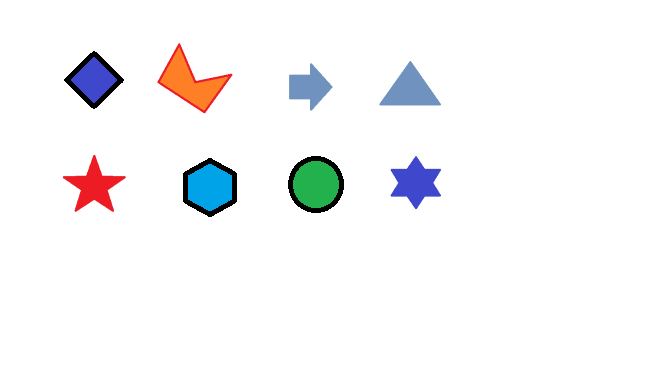
#> input picture images/shapes2.png, 666 x 375 px
$ python imp_14_2_shapeDetect.py
#> lines starting #> are read from the running program, lines starting #| are printed output that depends on the picture; after the words box and inside, x2 and y2 are one past the last pixel; in counts of white or black regions, pixels touching at a corner belong together
# 도형 이름 맞추기

import cv2
import math
import sys
import numpy as np

# 사각형을 그리고 결과를 출력하는 함수
def setLabel(img, pts, label):
    # 사각형 좌표 받아오기
    (x, y, w, h) = cv2.boundingRect(pts)
    pt1 = (x, y)
    pt2 = (x + w, y + h)
    cv2.rectangle(img, pt1, pt2, (0, 0, 255), 1)
    cv2.putText(img, label, pt1, cv2.FONT_HERSHEY_PLAIN, 1, (0, 0, 0))

# 두 벡터 사이의 각도 구하기
# x축과 이루는 각도의 차이를 이용함(방향에 주의)
def calcAngle2V(a, b):
    ang_1 = np.arctan2(*a[::-1])
    ang_2 = np.arctan2(*b[::-1])
    ang = np.rad2deg((ang_1 - ang_2) % (2*np.pi))
    return ang
def calcAngle3P(a, b, c):
    ba = a - b
    bc = c - b
    return calcAngle2V(bc[0], ba[0])

# 외적(cross product)의 크기는 |a||b|sin(theta),
# 내적(inner produc)는 |a||b|cos(theta)를 이용하여 각도계산
# 각도의 방향은 오른손 법칙을 따름
def calcAngle2(a, b):
    dot = np.dot(a, b)
    cross = np.cross(a, b)
    angle = np.arctan2(cross, dot)
    return np.rad2deg(angle % (2*np.pi))

# 세 점 사이의 각도 구하기
def calcAngle3(a, b, c):
    ba = a - b
    bc = c - b
    return calcAngle2(ba[0], bc[0])


img = cv2.imread('images/shapes2.png', cv2.IMREAD_COLOR)
#> img is the input picture: shape (375, 666, 3); mean B, G, R 247, 246, 245.9

if img is None:
    print('Image load failed!')
    sys.exit()

cv2.imshow('Source', img)

# 그레이스케일 영상으로 변환
gray = cv2.cvtColor(img, cv2.COLOR_BGR2GRAY)
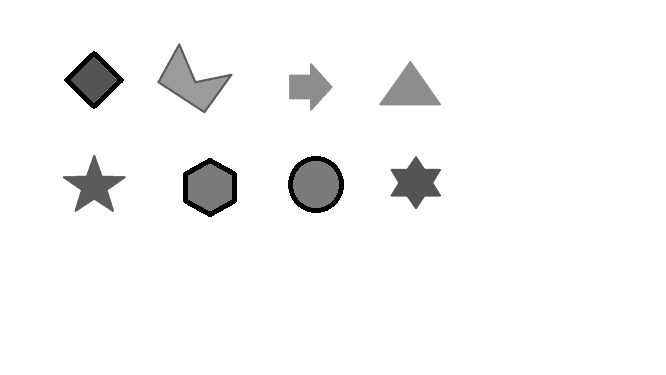
#> gray: shape (375, 666); min 0, max 255, mean 246.1

# 이진화, INV 이유는 배경이 흰색, 객체가 어두운 영상이므로
_, img_bin = cv2.threshold(gray, 0, 255, cv2.THRESH_BINARY_INV | cv2.THRESH_OTSU)
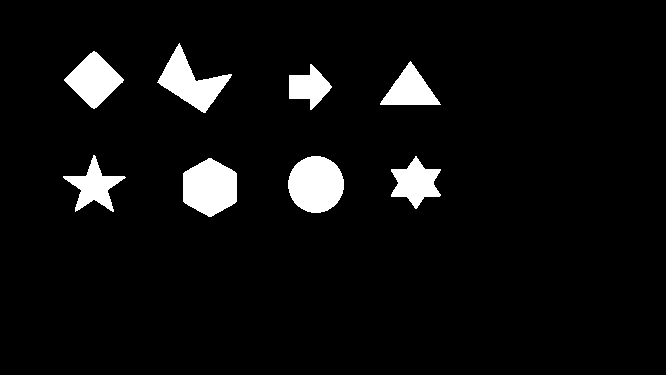
#> img_bin: shape (375, 666); 5.7% white; 8 white regions

# 외곽선 검출, EXTERNAL로 바깥 외곽선만 도출
contours, _ = cv2.findContours(img_bin, cv2.RETR_EXTERNAL, cv2.CHAIN_APPROX_NONE)
#> contours = 8 contours; box (x1, y1, x2, y2) and area: (288, 156, 344, 213) 2420, (183, 158, 237, 217) 2338, (157, 43, 232, 113) 1964, (64, 51, 124, 109) 1790, (391, 156, 441, 209) 1372, (380, 61, 441, 105) 1312, (63, 155, 126, 212) 1264, (289, 64, 332, 110) 1005

# 외곽선 좌표 받아오기
for pts in contours:
    if cv2.contourArea(pts) < 400: # 노이즈 제거, 너무 작으면 무시
        continue

    # 근사화
    approx = cv2.approxPolyDP(pts, cv2.arcLength(pts, True)*0.02, True)

    # 근사화 결과 점 갯수
    vtc = len(approx)

    # 점 사이의 각도를 구하여 더한다.
    ang_sum = 0
    size = vtc

    for k in range(size):
        ang = calcAngle3P(approx[k], approx[(k+1)%size], approx[(k+2)%size])
        ang_sum = ang_sum + ang

    # 다각형 내각의 합은 180 * (n - 2)
    threshold = 8 #
    ang_sum_min = (180 - threshold) * (size - 2)
    ang_sum_max = (180 + threshold) * (size - 2)

    # 3이면 삼각형
    if vtc == 3:
        setLabel(img, pts, 'TRIANGLE')
    # 4면 사각형
    elif vtc == 4 and ang_sum >= ang_sum_min and ang_sum <= ang_sum_max:
        setLabel(img, pts, 'RECTANGLE')
    elif vtc == 5 and ang_sum >= ang_sum_min and ang_sum <= ang_sum_max:
        setLabel(img, pts, 'PENTAGON')
    elif vtc == 6 and ang_sum >= ang_sum_min and ang_sum <= ang_sum_max:
        setLabel(img, pts, 'HEPTAGON')
    else:
        length = cv2.arcLength(pts, True)
        area = cv2.contourArea(pts)
        ratio = 4. * math.pi * area / (length * length)

        if ratio > 0.85:
            setLabel(img, pts, 'CIRCLE')
        else:
            setLabel(img, pts, str(size)+'-Pts')
#> this loop made 8 passes
#> (vtc, size, ang_sum_min) on passes 2 to 5: (12, 12, 1720), (8, 8, 1032), (10, 10, 1376), (7, 7, 860)
#> (vtc, size, ang_sum_min) on passes 1, 8: (6, 6, 688), (5, 5, 516)
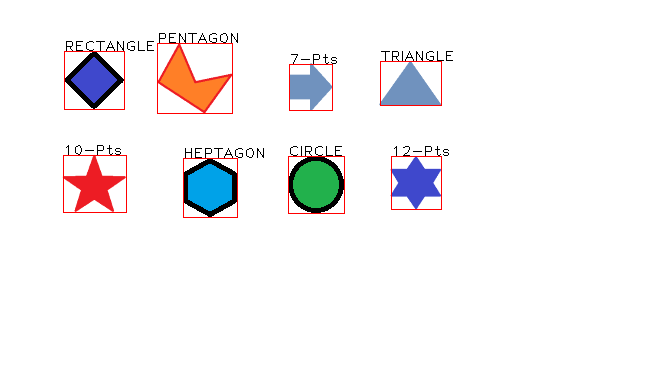
#> img: shape (375, 666, 3); 1.2% of pixels changed, all inside (x1, y1, x2, y2) = (63, 33, 453, 218)

cv2.imshow('Results', img)
cv2.waitKey()
cv2.destroyAllWindows()

$ run again, with images/cell.png copied over images/shapes2.png
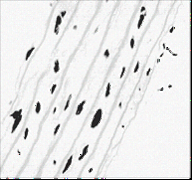
#> input picture images/cell.png, 192 x 180 px
#> img is the input picture: shape (180, 192, 3); mean B, G, R 231.5, 231.6, 231.5
#> `_, img_bin = cv2.threshold(gray, 0, 255, cv2.THRESH_BINARY_INV | cv2.T..`:
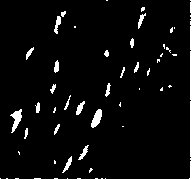
#> img_bin: shape (180, 192); 4.9% white; 41 white regions (20 under 20 px)
#> contours = 41 contours, 29 with area under 20; largest, box (x1, y1, x2, y2) and area: (0, 0, 192, 180) 198, (10, 109, 22, 133) 108, (91, 109, 102, 128) 104, (76, 101, 85, 115) 46, (54, 16, 61, 34) 46
#> the loop `for pts in contours:` made 41 passes
#> pts on passes 7, 16, 33, 35, 41: [[122, 126], [123, 126]], [[139, 88], [139, 89]], [[174, 27], [174, 28]], [[74, 26], [74, 27], [75, 27], [75, 26]], [[106, 0], [107, 0]]
